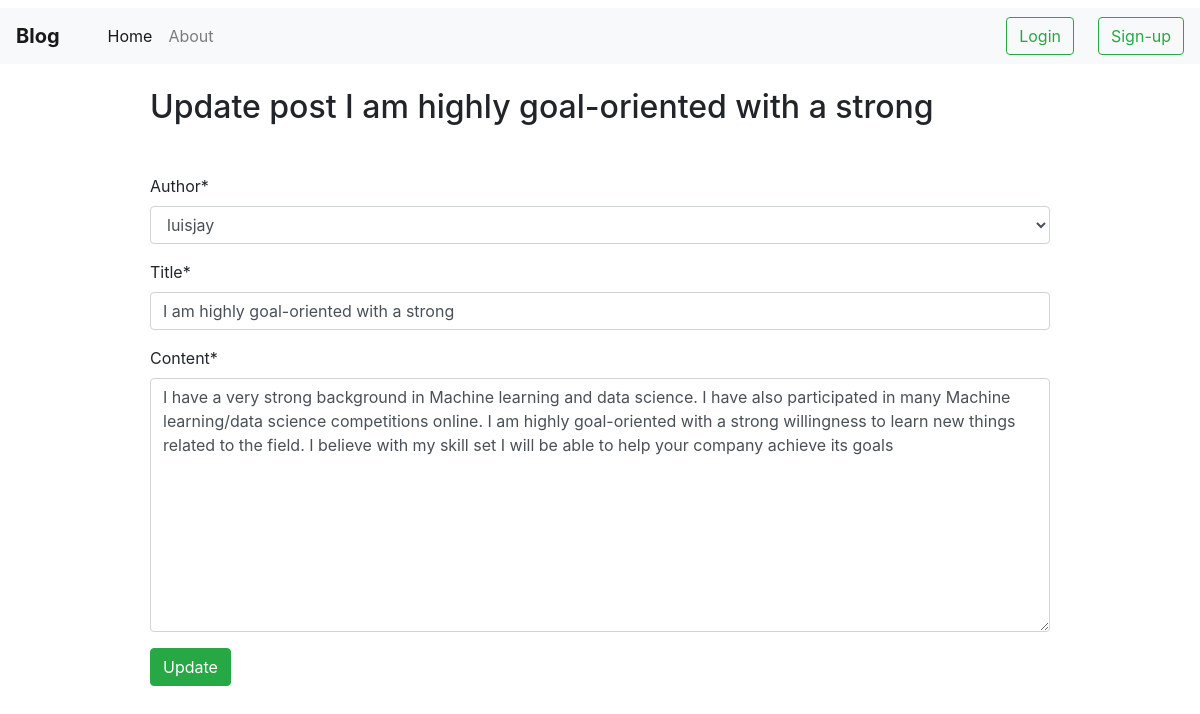
Page /post/9/update on the committed database.
### blog/models.py (models this page shows, shortened)
class post(models.Model):
	title=models.CharField(max_length=200)
	author=models.ForeignKey(to=User, on_delete=models.CASCADE,)
	content=models.TextField()
	date_created=models.DateField(auto_now=True)

### blog/views.py (the view)
# urls.py: path('post/<int:pk>/update', PostUpdateView.as_view(), name='post-update'),
class PostUpdateView(UpdateView):
	model=post
	template_name='blog/update_post.html'
	fields=['author', 'title', 'content']

### blog/templates/blog/update_post.html (shortened to what this page needs)
{% extends 'blog/base.html' %}
{%load crispy_forms_tags%}
{%block content%}
<div class=" container pl-5 pr-5">
	<h2 class="ml-5 mb-5">Update post {{post.title}}</h2>
	<div class="ml-5 mr-5  ">
		<form method="POST">
			{{form|crispy}}
			<button class="btn btn-success" type="submit">Update</button>
		</form>
	</div>
</div>
{%endblock%}

### rows in the picture
post: title "I am highly goal-oriented with a strong", author "luisjay", content "I have a very strong background in Machine learning and data science. I have also participated in many Machine learning/data science competitions online. I am highly goal-oriented with a strong willingness to learn new things related to the field. I believe with my skill set I will be able to help your company achieve its goals"
